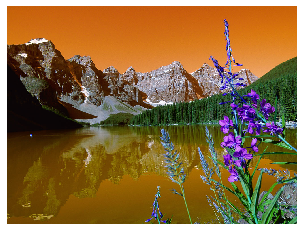
#> input picture material/aula_4/NATUREZA_1.png, 304 x 231 px
$ jupyter execute 'Aula_04_Introdução_ao_OpenCV.ipynb'
#> lines starting #> are read from the running program, lines starting #| are printed output that depends on the picture
# Disruptive Architectures - IOT, IOB AND IA

AULA 4: INTRODUÇÃO À VISÃO COMPUTACIONAL.

**OpenCV** (Open Source Computer Vision Library), originalmente, desenvolvida pela Intel, em 2000, é uma biblioteca multiplataforma, totalmente livre ao uso acadêmico e comercial, para o desenvolvimento de aplicativos na área de Visão computacional.

[cell 1]
# Importando a biblioteca OpenCV:
import cv2

[cell 2]
# Importando o Numpy:
import numpy as np

[cell 3]
# Verificando a versão do Opencv:
print ("OpenCV Versão : %s " % cv2.__version__)

[cell 4]
# Essa linha nos permite imprimir gráficos no ambiente notebook:
# %matplotlib inline

# Importando o pacote pyplot dentro do matplotlib:
from matplotlib import pyplot as plt

[cell 5]
# Carregando a imagem de exemplo:
image = cv2.imread("NATUREZA_1.png")
#> image is the input picture: shape (231, 304, 3); mean B, G, R 63.1, 107.8, 139.2

[cell 6]
# Mostrando a imagem:
plt.imshow(image)

[cell 7]
# Mostrando a imagem sem os eixos:
plt.imshow(image,interpolation="none")
plt.axis('off')
plt.show()

[cell 8]
type(image)

Importante:

- A imagem colorida possui três dimensões: as linhas e as colunas da matriz, bem como os canais da imagem.

- Uma imagem colorida tipicamente possui três canais: R (Red - vermelho) G (Green - verde) B (Blue - azul).

[cell 9]
image

Na matriz "image" que criamos a partir da imagem, podemos observar as dimensões:

A matriz acima é a representação da imagem de forma numérica, cada elemento representa cada pixel da imagem.

Vamos analisar separando os canais de cores de um pixel específico.

[cell 10]
dimensoes = image.shape
#> dimensoes = (231, 304, 3)
linhas = image.shape[0]
#> linhas = 231
colunas = image.shape[1]
#> colunas = 304
canais_rgb = image.shape[2]
#> canais_rgb = 3

[cell 11]
print(f'Dimensões da imagem: {dimensoes}')
#| Dimensões da imagem: (231, 304, 3)
print(f'Qtde de linhas: {linhas}')
#| Qtde de linhas: 231
print(f'Qtde de colunas: {colunas}')
#| Qtde de colunas: 304
print(f'Número de camadas de cores (canais RGB): {canais_rgb}')
#| Número de camadas de cores (canais RGB): 3

[cell 12]
(r, g, b) = image[50, 50]
#> r = 82; g = 97; b = 118

[cell 13]
print('O pixel (50, 50) tem as seguintes cores: ')
print(f'Vermelho: {r}. Verde: {g}. Azul {b}.')
#| Vermelho: 82. Verde: 97. Azul 118.

**Imagem em tons de cinza**

Em muitos casos trabalhamos com imagens na escala de cinza (GRAY SCALE)

Logo, neste caso, a imagem possui apenas 1 canal de cor.

[cell 14]
# Carregando a imagem na versão escala de cinza (grayscale) de um arquivo:
image_cinza = cv2.imread('NATUREZA_1.png', cv2.IMREAD_GRAYSCALE)
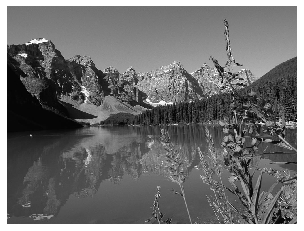
#> image_cinza: shape (231, 304); min 0, max 255, mean 111.7

[cell 15]
plt.imshow(image_cinza, cmap='gray')
plt.axis('off')
plt.show()

[cell 16]
# Invertendo canais BGR para RGB:
# imagem = cv2.cvtColor(imagem, cv2.COLOR_BGR2RGB)

[cell 17]
image_cinza.shape
#> Out = (231, 304)

*Alterando o tamanho de uma imagem*

O redimensionamento da imagem pode ser feito na OpenCV através do comando:

cv2.resize ( imagem, tamanho, interpolação )

O tamanho é dado por uma tupla (W,H), onde W é a largura (número de colunas) e H é a altura (número de linhas)

[cell 18]
imagem = cv2.imread("NATUREZA_1.png")

[cell 19]
plt.imshow(imagem)
# plt.axis('off')
plt.show()

[cell 20]
imagem.shape
#> Out = (231, 304, 3)

[cell 21]
imagem2 = cv2.resize(imagem, (600, 400), cv2.INTER_LINEAR)
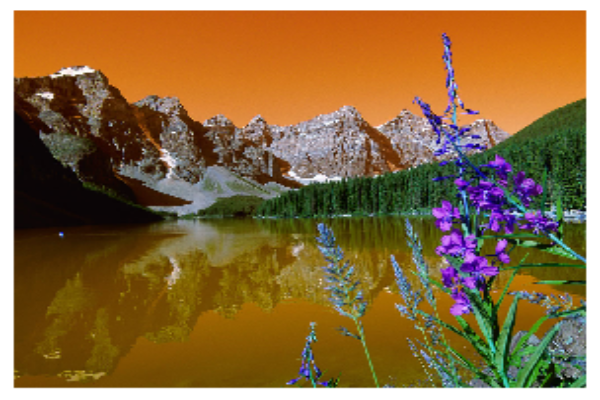
#> imagem2: shape (400, 600, 3); mean B, G, R 63.1, 107.8, 139.1

[cell 22]
imagem2.shape
#> Out = (400, 600, 3)

$ run again, with material/aula_4/img3x3.png copied over material/aula_4/NATUREZA_1.png
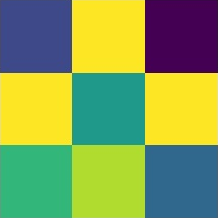
#> input picture material/aula_4/img3x3.png, 218 x 218 px
#> image is the input picture: shape (218, 218, 3); mean B, G, R 86.5, 157.8, 132.5
#| Dimensões da imagem: (218, 218, 3)
#| Qtde de linhas: 218
#| Qtde de colunas: 218
#| Número de camadas de cores (canais RGB): 3
#> r = 137; g = 73; b = 62
#| Vermelho: 137. Verde: 73. Azul 62.
#> `image_cinza = cv2.imread('NATUREZA_1.png', cv2.IMREAD_GRAYSCALE)`:
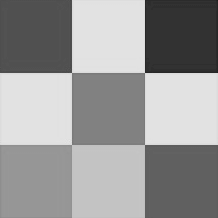
#> image_cinza: shape (218, 218); min 28, max 232, mean 152.5
#> `imagem2 = cv2.resize(imagem, (600, 400), cv2.INTER_LINEAR)`:
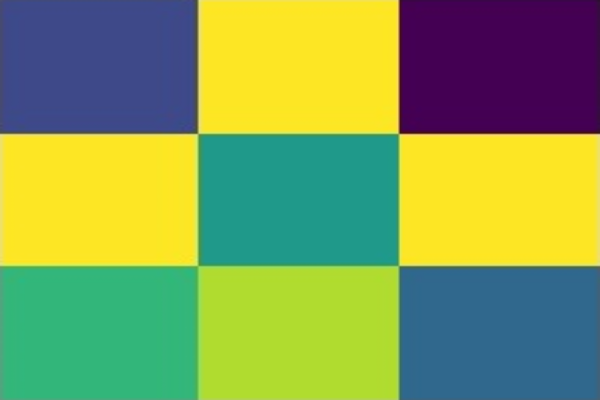
#> imagem2: shape (400, 600, 3); mean B, G, R 86.5, 157.7, 132.5

$ run again, with material/aula_4/hearts.jpg saved as material/aula_4/NATUREZA_1.png
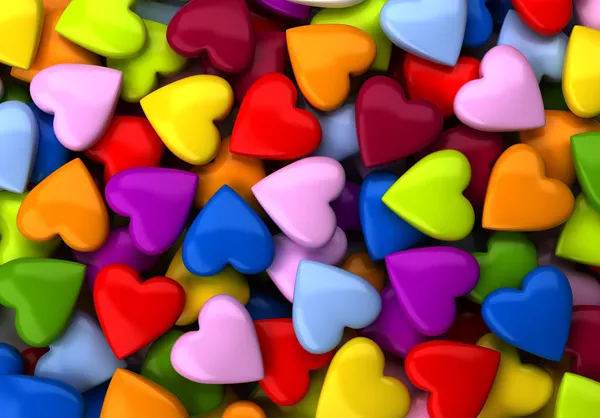
#> input picture material/aula_4/hearts.jpg, 600 x 418 px
#> image is the input picture: shape (418, 600, 3); mean B, G, R 75.1, 94.3, 144.4
#| Dimensões da imagem: (418, 600, 3)
#| Qtde de linhas: 418
#| Qtde de colunas: 600
#| Número de camadas de cores (canais RGB): 3
#> r = 17; g = 138; b = 255
#| Vermelho: 17. Verde: 138. Azul 255.
#> `image_cinza = cv2.imread('NATUREZA_1.png', cv2.IMREAD_GRAYSCALE)`:
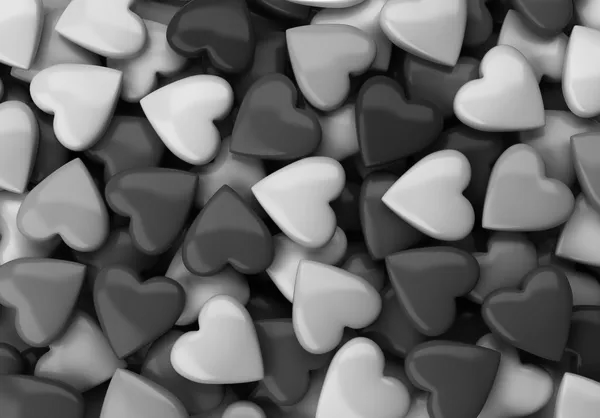
#> image_cinza: shape (418, 600); min 0, max 249, mean 106.6
#> `imagem2 = cv2.resize(imagem, (600, 400), cv2.INTER_LINEAR)`:
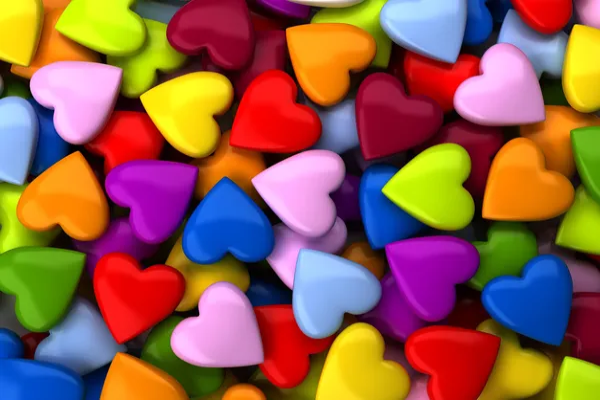
#> imagem2: shape (400, 600, 3); mean B, G, R 75, 94.2, 144.4
